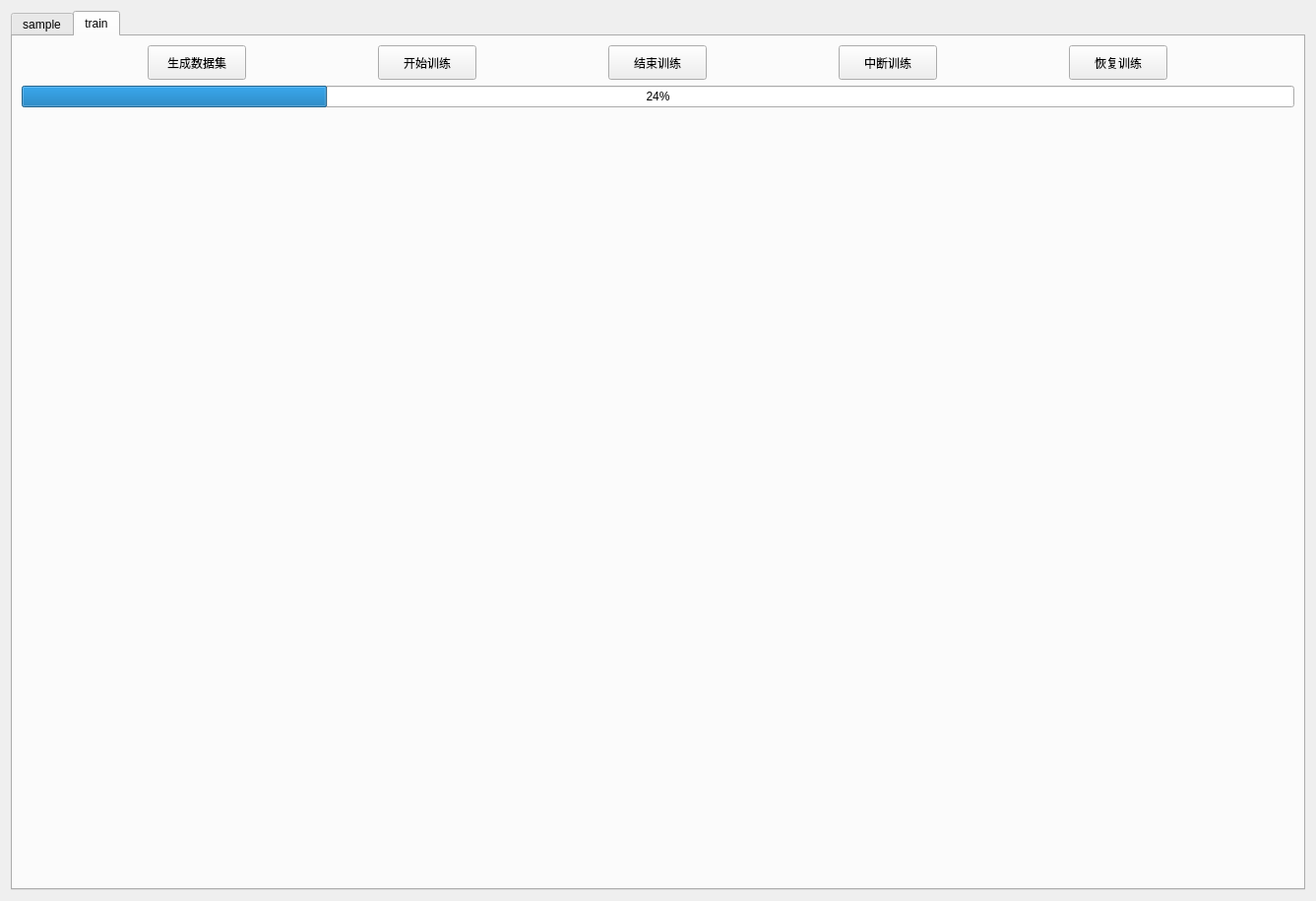
<?xml version="1.0" encoding="UTF-8"?>
<ui version="4.0">
 <class>Train</class>
 <widget class="QWidget" name="Train">
  <property name="geometry">
   <rect>
    <x>0</x>
    <y>0</y>
    <width>1337</width>
    <height>915</height>
   </rect>
  </property>
  <property name="sizePolicy">
   <sizepolicy hsizetype="Fixed" vsizetype="Fixed">
    <horstretch>0</horstretch>
    <verstretch>0</verstretch>
   </sizepolicy>
  </property>
  <property name="minimumSize">
   <size>
    <width>100</width>
    <height>35</height>
   </size>
  </property>
  <property name="windowTitle">
   <string>Form</string>
  </property>
  <layout class="QVBoxLayout" name="verticalLayout">
   <item>
    <widget class="QTabWidget" name="tabWidget">
     <property name="currentIndex">
      <number>1</number>
     </property>
     <widget class="QWidget" name="sample">
      <attribute name="title">
       <string>sample</string>
      </attribute>
      <layout class="QVBoxLayout" name="verticalLayout_3" stretch="0,0,10">
       <item>
        <layout class="QHBoxLayout" name="horizontalLayout">
         <item>
          <widget class="QPushButton" name="start_sample">
           <property name="sizePolicy">
            <sizepolicy hsizetype="Fixed" vsizetype="Fixed">
             <horstretch>0</horstretch>
             <verstretch>0</verstretch>
            </sizepolicy>
           </property>
           <property name="minimumSize">
            <size>
             <width>100</width>
             <height>35</height>
            </size>
           </property>
           <property name="text">
            <string>开始采样</string>
           </property>
          </widget>
         </item>
         <item>
          <spacer name="horizontalSpacer">
           <property name="orientation">
            <enum>Qt::Horizontal</enum>
           </property>
           <property name="sizeType">
            <enum>QSizePolicy::Fixed</enum>
           </property>
           <property name="sizeHint" stdset="0">
            <size>
             <width>40</width>
             <height>20</height>
            </size>
           </property>
          </spacer>
         </item>
         <item>
          <widget class="QPushButton" name="stop_sample">
           <property name="sizePolicy">
            <sizepolicy hsizetype="Maximum" vsizetype="Fixed">
             <horstretch>0</horstretch>
             <verstretch>0</verstretch>
            </sizepolicy>
           </property>
           <property name="minimumSize">
            <size>
             <width>100</width>
             <height>35</height>
            </size>
           </property>
           <property name="text">
            <string>停止采样</string>
           </property>
          </widget>
         </item>
        </layout>
       </item>
       <item>
        <widget class="QLabel" name="sample_num_label">
         <property name="sizePolicy">
          <sizepolicy hsizetype="Preferred" vsizetype="Maximum">
           <horstretch>0</horstretch>
           <verstretch>0</verstretch>
          </sizepolicy>
         </property>
         <property name="minimumSize">
          <size>
           <width>0</width>
           <height>30</height>
          </size>
         </property>
         <property name="text">
          <string>采样数：</string>
         </property>
        </widget>
       </item>
       <item>
        <layout class="QGridLayout" name="gridLayout">
         <item row="1" column="1">
          <widget class="QLabel" name="carmer4">
           <property name="text">
            <string/>
           </property>
          </widget>
         </item>
         <item row="1" column="0">
          <widget class="QLabel" name="carmer3">
           <property name="text">
            <string/>
           </property>
          </widget>
         </item>
         <item row="0" column="1">
          <widget class="QLabel" name="carmer2">
           <property name="text">
            <string/>
           </property>
          </widget>
         </item>
         <item row="0" column="0">
          <widget class="QLabel" name="carmer1">
           <property name="text">
            <string/>
           </property>
          </widget>
         </item>
        </layout>
       </item>
      </layout>
     </widget>
     <widget class="QWidget" name="train">
      <attribute name="title">
       <string>train</string>
      </attribute>
      <layout class="QVBoxLayout" name="verticalLayout_2" stretch="0,1,10">
       <item>
        <layout class="QHBoxLayout" name="horizontalLayout_3">
         <item>
          <widget class="QPushButton" name="generate_dataSet">
           <property name="sizePolicy">
            <sizepolicy hsizetype="Maximum" vsizetype="Fixed">
             <horstretch>0</horstretch>
             <verstretch>0</verstretch>
            </sizepolicy>
           </property>
           <property name="minimumSize">
            <size>
             <width>100</width>
             <height>35</height>
            </size>
           </property>
           <property name="text">
            <string>生成数据集</string>
           </property>
          </widget>
         </item>
         <item>
          <widget class="QPushButton" name="start_train">
           <property name="sizePolicy">
            <sizepolicy hsizetype="Maximum" vsizetype="Fixed">
             <horstretch>0</horstretch>
             <verstretch>0</verstretch>
            </sizepolicy>
           </property>
           <property name="minimumSize">
            <size>
             <width>100</width>
             <height>35</height>
            </size>
           </property>
           <property name="text">
            <string>开始训练</string>
           </property>
          </widget>
         </item>
         <item>
          <widget class="QPushButton" name="stop_train">
           <property name="sizePolicy">
            <sizepolicy hsizetype="Maximum" vsizetype="Fixed">
             <horstretch>0</horstretch>
             <verstretch>0</verstretch>
            </sizepolicy>
           </property>
           <property name="minimumSize">
            <size>
             <width>100</width>
             <height>35</height>
            </size>
           </property>
           <property name="text">
            <string>结束训练</string>
           </property>
          </widget>
         </item>
         <item>
          <widget class="QPushButton" name="suspend_train">
           <property name="sizePolicy">
            <sizepolicy hsizetype="Fixed" vsizetype="Fixed">
             <horstretch>0</horstretch>
             <verstretch>0</verstretch>
            </sizepolicy>
           </property>
           <property name="minimumSize">
            <size>
             <width>100</width>
             <height>35</height>
            </size>
           </property>
           <property name="text">
            <string>中断训练</string>
           </property>
          </widget>
         </item>
         <item>
          <widget class="QPushButton" name="resume_train">
           <property name="sizePolicy">
            <sizepolicy hsizetype="Maximum" vsizetype="Fixed">
             <horstretch>0</horstretch>
             <verstretch>0</verstretch>
            </sizepolicy>
           </property>
           <property name="minimumSize">
            <size>
             <width>100</width>
             <height>35</height>
            </size>
           </property>
           <property name="text">
            <string>恢复训练</string>
           </property>
          </widget>
         </item>
        </layout>
       </item>
       <item>
        <widget class="QProgressBar" name="progressBar">
         <property name="value">
          <number>24</number>
         </property>
        </widget>
       </item>
       <item>
        <layout class="QHBoxLayout" name="horizontalLayout_2">
         <item>
          <widget class="QLabel" name="picture_label1">
           <property name="text">
            <string/>
           </property>
          </widget>
         </item>
         <item>
          <widget class="QLabel" name="picture_label2">
           <property name="text">
            <string/>
           </property>
          </widget>
         </item>
        </layout>
       </item>
      </layout>
     </widget>
    </widget>
   </item>
  </layout>
 </widget>
 <resources/>
 <connections/>
</ui>
